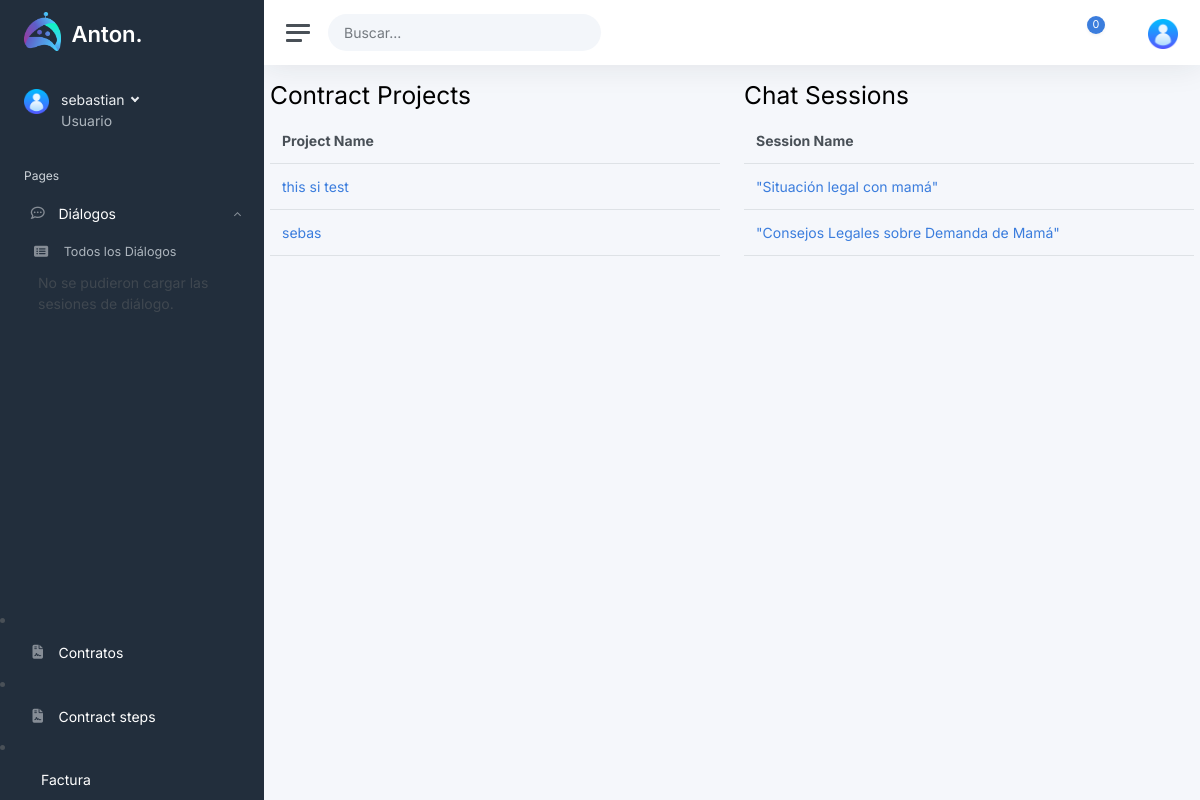
Before: /search/ (signed in) with the older database file.
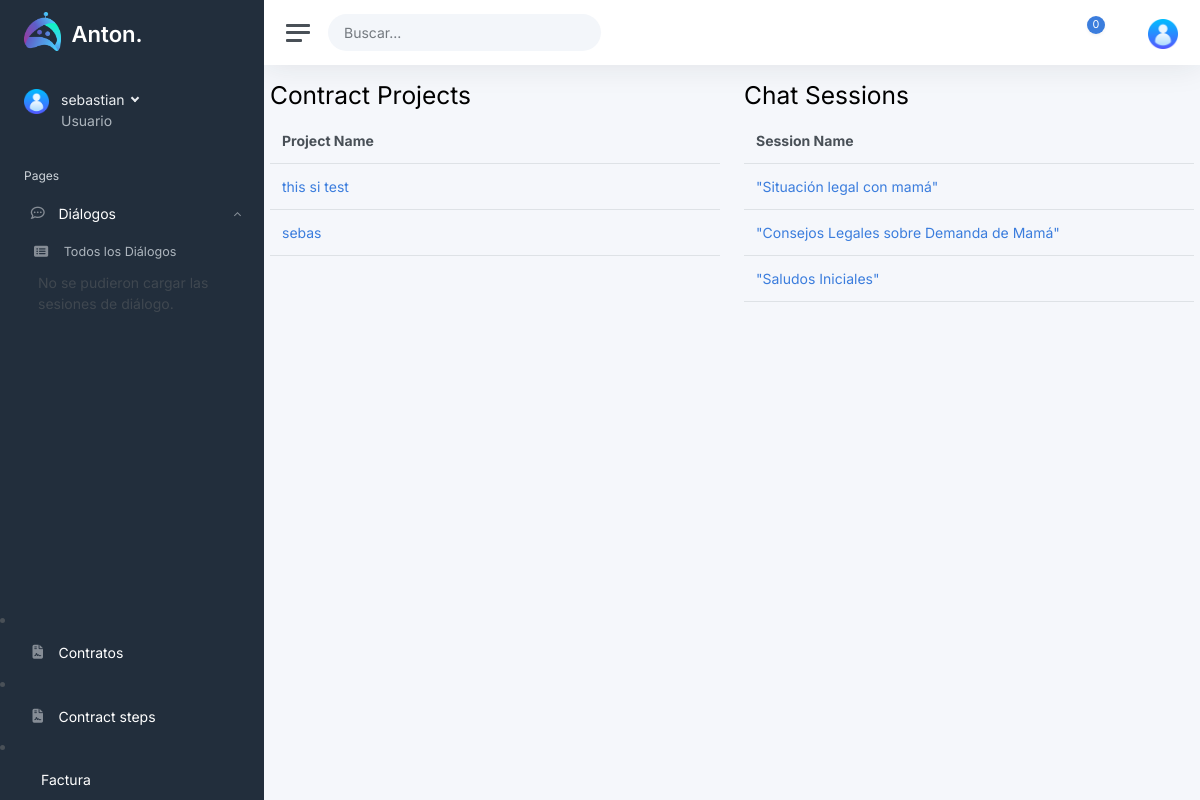
After: the same page with the newer database file.
### api/models.py (models this page shows, shortened)
class ContractProject(models.Model):
    name = models.CharField(max_length=100, null=True)
    description = HTMLField(blank=True, null=True)
    owner = models.ForeignKey(User, on_delete=models.CASCADE, related_name='contract_project', null=True)
    created_at = models.DateTimeField(auto_now_add=True, null=True)
    updated_at = models.DateTimeField(auto_now=True)
    class Meta:
        verbose_name_plural = 'Contract Projects'
        ordering = ('-created_at',)

class ChatSession(models.Model):
    name = models.CharField(max_length=1000)
    created_at = models.DateTimeField(auto_now_add=True)
    updated_at = models.DateTimeField(auto_now=True)
    owner = models.ForeignKey(User, on_delete=models.CASCADE)

### frontend/views.py (the view)
# urls.py: path('search/', views.search_api, name='api_search'),
@login_required(login_url='/login/')
def search(request):
    query = request.GET.get('searched', '')
    user = request.user
    contract_projects_list = ContractProject.objects.filter(owner=user, name__icontains=query)
    paginator_cp = Paginator(contract_projects_list, 5)  # Adjust the number per page as needed
    page_number_cp = request.GET.get('page_cp', 1)
    contract_projects = paginator_cp.get_page(page_number_cp)
    chat_sessions_list = ChatSession.objects.filter(owner=user, name__icontains=query)
    paginator_cs = Paginator(chat_sessions_list, 5)  # Adjust the number per page as needed
    page_number_cs = request.GET.get('page_cs', 1)
    chat_sessions = paginator_cs.get_page(page_number_cs)
    context = {
        'contract_projects': contract_projects,
        'chat_sessions': chat_sessions,
        'query': query,
    }
    return render(request, 'search/search_chatandcontract.html', context)

### templates/search/search_chatandcontract.html (shortened to what this page needs)
{% extends '../base.html' %}
{% load static %}
{% block content %}
<div class="container mt-3">
    <div class="row">
        <div class="col-md-6">
            <h2>Contract Projects</h2>
            <table class="table">
                <thead>
                    <tr>
                        <th>Project Name</th>
                    </tr>
                </thead>
                <tbody>
                    {% for project in contract_projects %}
                    <tr>
                        <td><a href="{% url 'contract' project.id %}">{{ project.name }}</a></td>
                    </tr>
                    {% endfor %}
                </tbody>
            </table>
        </div>
        <div class="col-md-6">
            <h2>Chat Sessions</h2>
            <table class="table">
                <thead>
                    <tr>
                        <th>Session Name</th>
                    </tr>
                </thead>
                <tbody>
                    {% for session in chat_sessions %}
                    <tr>
                        <td><a href="{% url 'chat' session.id %}">{{ session.name }}</a></td>
                    </tr>
                    {% endfor %}
                </tbody>
            </table>
        </div>
    </div>
</div>
{% endblock %}

Changed rows visible on the page:
added ChatSession: name "\"Saludos Iniciales\""
